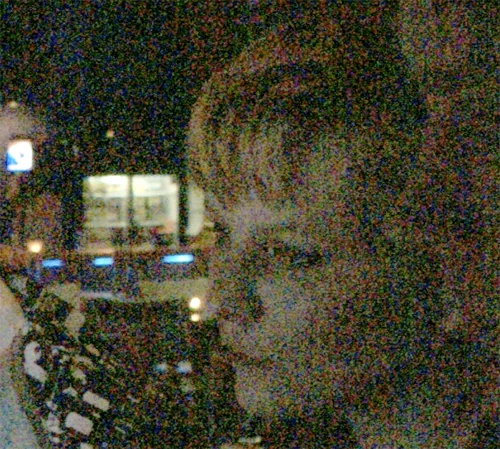
//> input picture images/median-blu.webp, 500 x 449 px
$ ./median   (built with g++ and OpenCV 4)
//> lines starting //> are read from the running program, lines starting //| are printed output that depends on the picture

#include <opencv2/opencv.hpp>
#include <iostream>

using namespace cv;
using namespace std;

int main()
{
    // Read the input image
    Mat image = imread("/home/sharmi/Desktop/C++_codes/median-blu.webp", IMREAD_COLOR);
//> image is the input picture: 449 rows x 500 cols, CV_8UC3; mean B, G, R 47.3, 66.2, 68.2

    if (image.empty())
    {
        cout << "Error: Could not read the image." << endl;
        return -1;
    }

    // Convert the image to grayscale
    Mat grayImage;
    cvtColor(image, grayImage, COLOR_BGR2GRAY);
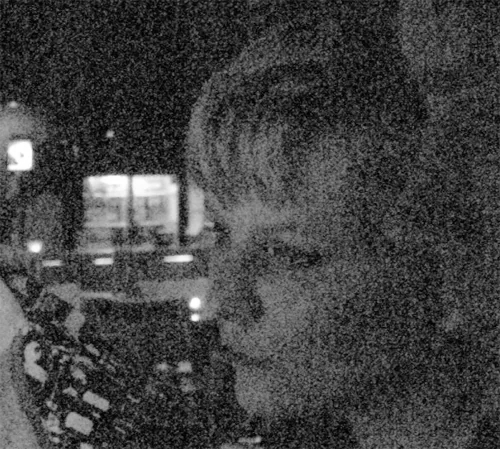
//> grayImage: 449 rows x 500 cols, CV_8UC1; min 0, max 255, mean 64.6

    // Apply Gaussian blur with a specified kernel size and standard deviation
    int kernelSize = 11; // You can change this to the desired kernel size (e.g., 5, 7, etc.)

    // Apply median filtering
    medianBlur(image, grayImage, kernelSize);
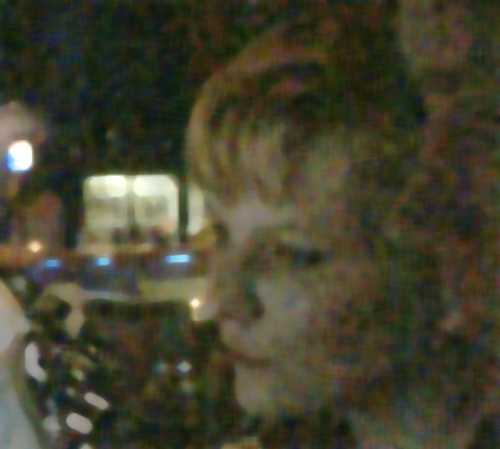
//> grayImage: 449 rows x 500 cols, CV_8UC3; mean B, G, R 46.4, 65.8, 68.1
    // Display the original and blurred images
    imshow("Original Image", image);
    imshow("Blurred Image", grayImage);

    waitKey(0);
    return 0;
}

$ run again, with images/Gaussian_noise.jpg saved as images/median-blu.webp
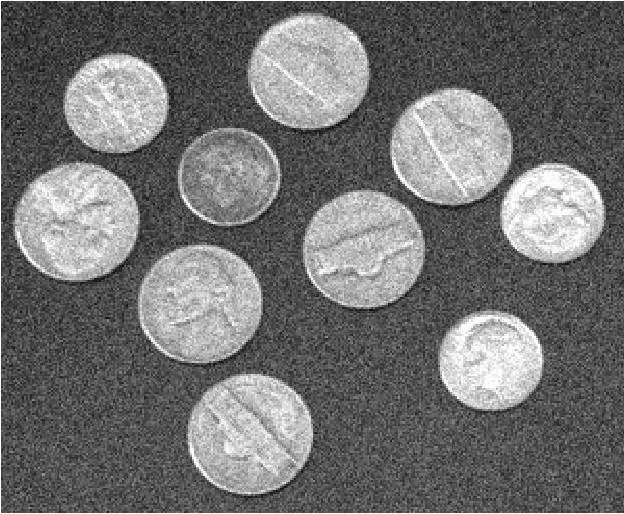
//> input picture images/Gaussian_noise.jpg, 624 x 514 px
//> image is the input picture: 514 rows x 624 cols, CV_8UC3; mean B, G, R 112.7, 112.7, 112.7
//> `medianBlur(image, grayImage, kernelSize);`:
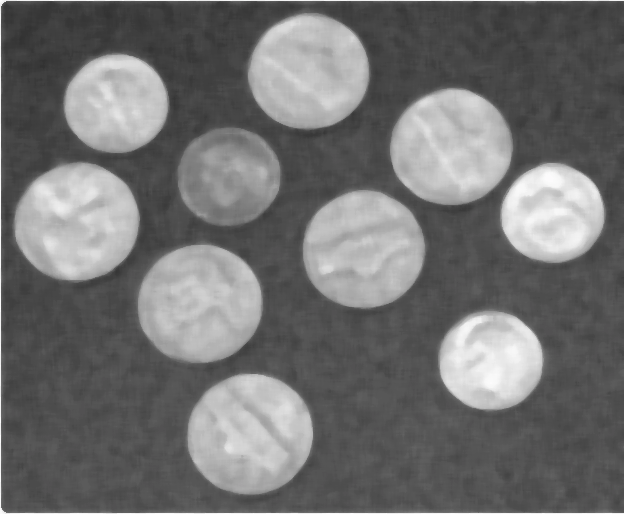
//> grayImage: 514 rows x 624 cols, CV_8UC3; mean B, G, R 112.6, 112.6, 112.6
